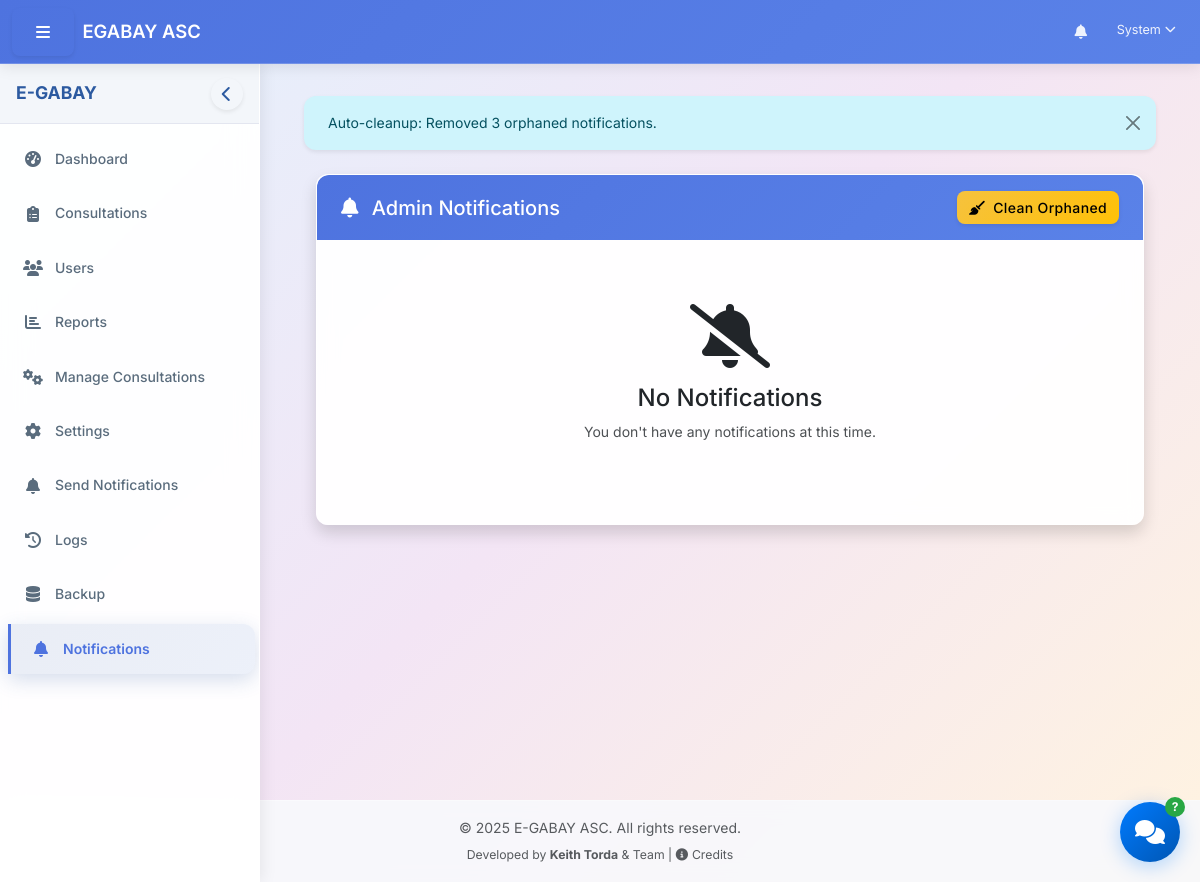
/dashboard/admin/notifications.php (signed in), run on an earlier commit of the app's database.
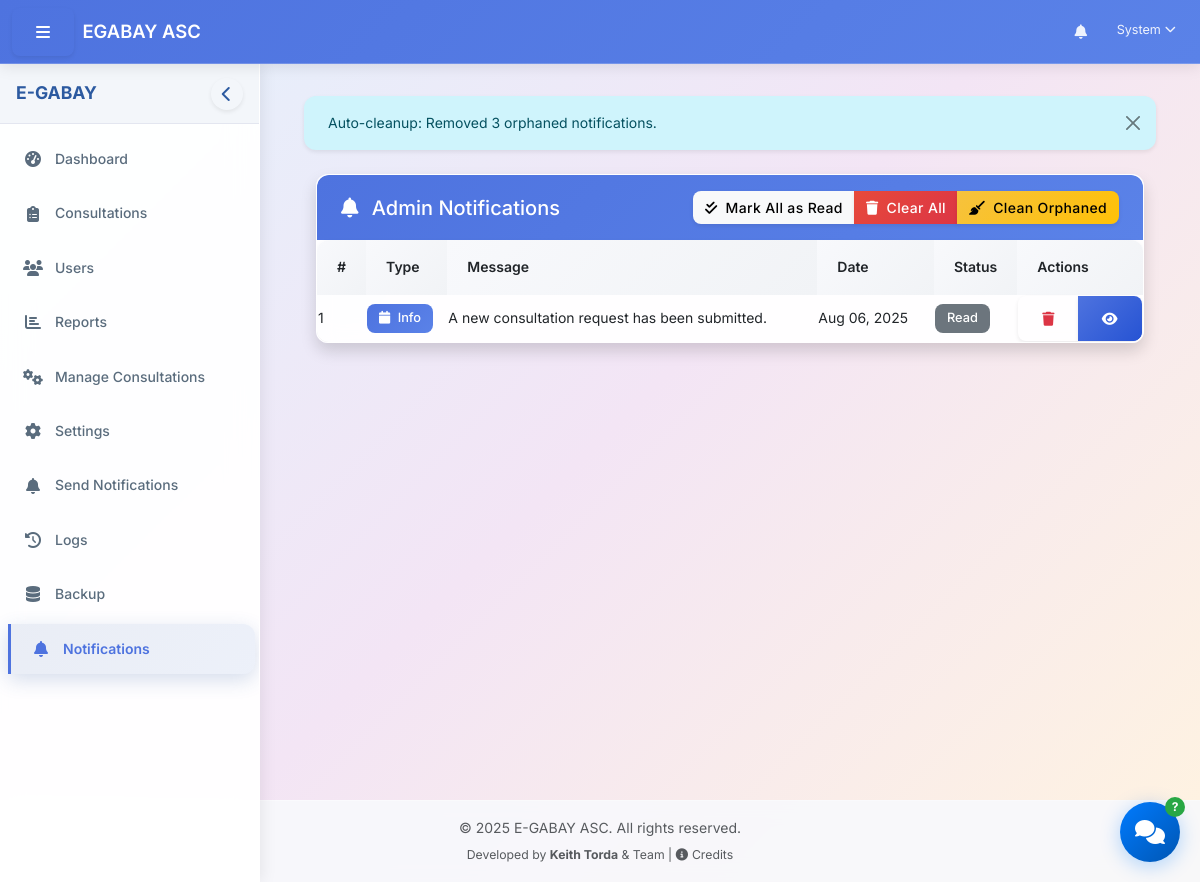
And on a later commit of the database.
### tables this page shows
CREATE TABLE `system_notifications` (
  `id` int(11) NOT NULL AUTO_INCREMENT,
  `user_id` int(11) DEFAULT NULL,
  `target_role` varchar(50) DEFAULT NULL,
  `message` text NOT NULL,
  `notification_type` varchar(20) DEFAULT 'info',
  `category` varchar(50) DEFAULT 'system',
  `link` varchar(255) DEFAULT NULL,
  `is_read` tinyint(1) NOT NULL DEFAULT 0,
  `read_at` datetime DEFAULT NULL,
  `created_at` timestamp NOT NULL DEFAULT current_timestamp(),
  PRIMARY KEY (`id`),
  KEY `user_id` (`user_id`),
  KEY `target_role` (`target_role`)
);

### includes/utility.php (called while the page is built, shortened)
<?php
function getSystemNotifications($user_id, $limit = 10, $category = null) {
    $database = new Database();
    $db = $database->getConnection();
    $role = getUserRoleSafe($user_id);
    try {
        $check_query = "SHOW TABLES LIKE 'system_notifications'";
        $check_stmt = $db->prepare($check_query);
        $check_stmt->execute();
        $table_exists = $check_stmt->fetch();
    } catch (Exception $e) {
        error_log("Error checking system_notifications table: " . $e->getMessage());
        return [];
    }
    cleanupOrphanedNotifications($db);
    $limit = intval($limit);
    $query = "SELECT sn.*
              FROM system_notifications sn
              LEFT JOIN users u ON sn.user_id = u.user_id
              WHERE (sn.user_id = ? OR sn.target_role = ?)
              AND (sn.user_id IS NULL OR u.is_active = 1)";
    $query .= " ORDER BY sn.created_at DESC
                LIMIT {$limit}";
    try {
        $stmt = $db->prepare($query);
        if ($category) {
            $stmt->execute([$user_id, $role, $category]);
        } else {
            $stmt->execute([$user_id, $role]);
        }
        return $stmt->fetchAll(PDO::FETCH_ASSOC);
    } catch (Exception $e) {
        error_log("Error getting system notifications: " . $e->getMessage());
        return [];
    }
}
function getUserRoleSafe($user_id = null) {
    $database = new Database();
    $db = $database->getConnection();
    $role = '';
    try {
        $check_query = "SHOW COLUMNS FROM users LIKE 'role_name'";
        $check_stmt = $db->prepare($check_query);
        $check_stmt->execute();
        $role_column_exists = $check_stmt->fetch();
        if ($role_column_exists) {
            $role_query = "SELECT role_name FROM users WHERE user_id = ?";
            $role_stmt = $db->prepare($role_query);
            $role_stmt->execute([$user_id]);
            $result = $role_stmt->fetch(PDO::FETCH_ASSOC);
            if ($result) {
                $role = $result['role_name'];
            }
        } else {
            $role_query = "SELECT role_id FROM users WHERE user_id = ?";
            $role_stmt = $db->prepare($role_query);
            $role_stmt->execute([$user_id]);
            $result = $role_stmt->fetch(PDO::FETCH_ASSOC);
            if ($result) {
                switch ($result['role_id']) {
                    case 3:
                        $role = 'admin';
                        break;
                }
            }
        }
    } catch (Exception $e) {
        error_log("Error determining user role: " . $e->getMessage());
    }
    return $role;
}
function cleanupOrphanedNotifications($db) {
    $results = [
        'orphaned_messages' => 0,
        'orphaned_sessions' => 0,
        'orphaned_consultations' => 0,
        'orphaned_system_notifications' => 0,
        'errors' => []
    ];
    try {
        $cleanup_queries = [
            [
                'query' => "UPDATE chat_messages cm
                           LEFT JOIN users u ON cm.user_id = u.user_id
                           SET cm.is_read = 1
                           WHERE u.user_id IS NULL OR u.is_active = 0",
                'result_key' => 'orphaned_messages'
            ],
            [
                'query' => "UPDATE chat_messages cm
                           LEFT JOIN chat_sessions cs ON cm.chat_id = cs.id
                           SET cm.is_read = 1
                           WHERE cs.id IS NULL",
                'result_key' => 'orphaned_sessions'
            ],
            [
                'query' => "UPDATE chat_messages cm
                           JOIN chat_sessions cs ON cm.chat_id = cs.id
                           LEFT JOIN consultation_requests cr ON cs.consultation_id = cr.id
                           SET cm.is_read = 1
                           WHERE cr.id IS NULL",
                'result_key' => 'orphaned_consultations'
            ],
            [
                'query' => "DELETE sn FROM system_notifications sn
                           LEFT JOIN users u ON sn.user_id = u.user_id
                           WHERE sn.user_id IS NOT NULL AND (u.user_id IS NULL OR u.is_active = 0)",
                'result_key' => 'orphaned_system_notifications'
            ]
        ];
        foreach ($cleanup_queries as $cleanup) {
            $stmt = $db->prepare($cleanup['query']);
            $stmt->execute();
            $results[$cleanup['result_key']] = $stmt->rowCount();
        }
    } catch (Exception $e) {
        $error_msg = "Error cleaning up orphaned notifications: " . $e->getMessage();
        error_log($error_msg);
        $results['errors'][] = $error_msg;
    }
    return $results;
}
function getMessageAndConsultationNotifications($user_id, $limit = 5) {
    $database = new Database();
    $db = $database->getConnection();
    $notifications = [];
    $role = getUserRoleSafe($user_id);
    cleanupOrphanedNotifications($db);
    $limit = intval($limit);
    $query = "SELECT cm.*, cs.id as chat_session_id, cs.subject,
              u.first_name, u.last_name,
              cr.is_anonymous, cr.student_id AS cr_student_id
              FROM chat_messages cm
              JOIN chat_sessions cs ON cm.chat_id = cs.id
              JOIN consultation_requests cr ON cs.consultation_id = cr.id
              JOIN users u ON cm.user_id = u.user_id
              JOIN users us ON cs.student_id = us.user_id
              JOIN users uc ON cs.counselor_id = uc.user_id
              WHERE ((cs.student_id = ? AND cm.user_id != ?) OR (cs.counselor_id = ? AND cm.user_id != ?))
              AND cm.is_read = 0
              AND u.is_active = 1
              AND us.is_active = 1
              AND uc.is_active = 1
              ORDER BY cm.created_at DESC
              LIMIT {$limit}";
    try {
        $stmt = $db->prepare($query);
        $stmt->execute([$user_id, $user_id, $user_id, $user_id]);
        $unread_messages = $stmt->fetchAll(PDO::FETCH_ASSOC);
    } catch (Exception $e) {
        error_log("Error getting unread messages: " . $e->getMessage());
    }
    usort($notifications, function($a, $b) {
        return strtotime($b['created_at']) - strtotime($a['created_at']);
    });
    return array_slice($notifications, 0, $limit);
}
?>

### dashboard/admin/notifications.php (the view, shortened to what the changed rows need)
<?php
require_once __DIR__ . '/../../includes/path_fix.php';
require_once $base_path . '/config/config.php';
require_once $base_path . '/includes/auth.php';
require_once $base_path . '/includes/utility.php';
require_once $base_path . '/classes/Auth.php';
require_once $base_path . '/classes/Utility.php';
$user_id = $_SESSION['user_id'];
$system_notifications = getSystemNotifications($user_id, 100);
$message_notifications = getMessageAndConsultationNotifications($_SESSION['user_id'], 100);
$notifications = array_merge($system_notifications, $message_notifications);
include_once $base_path . '/includes/header.php';
?>
<div class="container-fluid">
    <div class="row mb-4">
        <div class="col-12">
            <div class="card shadow">
                <div class="notification-page-header d-flex justify-content-between align-items-center">
                    <div class="btn-group">
                        <?php if (!empty($notifications)): ?>
                        <a href="<?php echo rtrim(SITE_URL, '/'); ?>/dashboard/admin/notifications.php?mark_all_read=1" class="btn btn-light btn-sm">
                            <i class="fas fa-check-double me-1"></i> Mark All as Read
                        </a>
                        <a href="<?php echo rtrim(SITE_URL, '/'); ?>/dashboard/admin/notifications.php?clear_all=1" class="btn btn-danger btn-sm">
                            <i class="fas fa-trash me-1"></i> Clear All
                        </a>
                        <?php endif; ?>
                        <a href="<?php echo rtrim(SITE_URL, '/'); ?>/dashboard/admin/notifications.php?cleanup_orphaned=1" class="btn btn-warning btn-sm" title="Clean up notifications pointing to deleted data">
                            <i class="fas fa-broom me-1"></i> Clean Orphaned
                        </a>
                    </div>
                </div>
                <div class="card-body p-0">
                    <?php if (empty($notifications)): ?>
                        <div class="notification-empty">
                            <i class="fas fa-bell-slash mb-3"></i>
                            <h4>No Notifications</h4>
                            <p>You don't have any notifications at this time.</p>
                        </div>
                    <?php else: ?>
                        <div class="table-responsive">
                            <table class="notification-table">
                                <thead>
                                    <tr>
                                        <th style="width: 5%">#</th>
                                        <th style="width: 10%">Type</th>
                                        <th style="width: 50%">Message</th>
                                        <th style="width: 15%">Date</th>
                                        <th style="width: 10%">Status</th>
                                        <th style="width: 10%">Actions</th>
                                    </tr>
                                </thead>
                                <tbody>
                                    <?php
                                    $counter = 1;
                                    foreach ($notifications as $notification):
                                        $type = $notification['notification_type'] ?? $notification['type'] ?? 'info';
                                        $is_read = isset($notification['is_read']) && $notification['is_read'] == 0 ? false : true;
                                        $icon = 'info-circle';
                                        $link = isset($notification['link']) && $notification['link'] ? $notification['link'] : '#';
                                        $notification_id = $notification['id'] ?? '';
                                        if (isset($notification['category'])) {
                                            switch ($notification['category']) {
                                                case 'consultation':
                                                    $icon = 'calendar';
                                                    break;
                                            }
                                        } elseif (strpos($notification['message'], 'message') !== false) {
                                            $icon = 'envelope';
                                        } elseif (strpos($notification['message'], 'consultation') !== false) {
                                            $icon = 'calendar';
                                        }
                                        $badge_color = 'primary';
                                        switch ($type) {
                                            default:
                                                $badge_color = 'primary';
                                        }
                                    ?>
                                    <tr class="<?php echo !$is_read ? 'unread' : ''; ?>">
                                        <td><?php echo $counter++; ?></td>
                                        <td>
                                            <span class="badge bg-<?php echo $badge_color; ?>">
                                                <i class="fas fa-<?php echo $icon; ?> me-1"></i>
                                                <?php echo ucfirst($type); ?>
                                            </span>
                                        </td>
                                        <td><?php echo $notification['message']; ?></td>
                                        <td><?php echo date('M d, Y', strtotime($notification['created_at'])); ?></td>
                                        <td>
                                            <?php if ($is_read): ?>
                                                <span class="badge bg-secondary">Read</span>
                                            <?php else: ?>
                                                <span class="badge bg-success">New</span>
                                            <?php endif; ?>
                                        </td>
                                        <td>
                                            <div class="btn-group btn-group-sm">
                                                <a href="<?php echo rtrim(SITE_URL, '/'); ?>/dashboard/admin/notifications.php?clear=1&id=<?php echo $notification_id; ?>" class="btn btn-outline-danger" title="Clear">
                                                    <i class="fas fa-trash"></i>
                                                </a>
                                                <a href="<?php echo ($link && $link != '#') ? $link : rtrim(SITE_URL, '/') . '/dashboard/view_notification.php?id=' . $notification_id; ?>" class="btn btn-primary" title="View">
                                                    <i class="fas fa-eye"></i>
                                                </a>
                                            </div>
                                        </td>
                                    </tr>
                                    <?php endforeach; ?>
                                </tbody>
                            </table>
                        </div>
                    <?php endif; ?>
                </div>
            </div>
        </div>
    </div>
</div>
<?php
include_once $base_path . '/includes/footer.php';
?>

What changed in the data, as far as the page shows it:
added system_notifications: notification_type "Info", message "A new consultation request has been submitted.", created_at "Aug 06, 2025", is_read "Read"
Also different on the page:
text no longer shown: "No Notifications You don't have any notifications at this time."
text now shown: "Mark All as Read Clear All # Type Message Date Status Actions"
